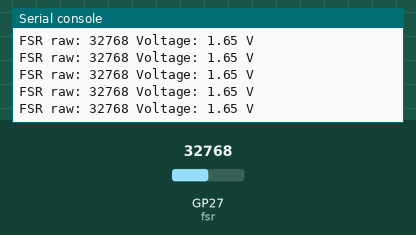
The program below on a simulated Raspberry Pi Pico running MicroPython. Parts: the last lines printed to the serial console. Inputs (shaded band) come from the test bench; at power-on: GP27 (fsr) = 32768 (analog values on the 0–65535 scale).

Above: at 1.2 s.
1.3 s: GP27 (fsr) set to 45874
At 1.56 s:
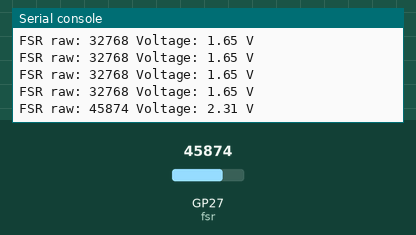
2.8 s: GP27 (fsr) set to 57670
At 2.96 s:
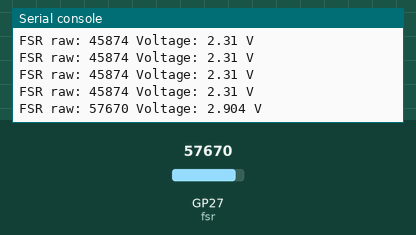
Timing chart, 0 to 5.8 s (numbered marks = the images above; inputs shaded):
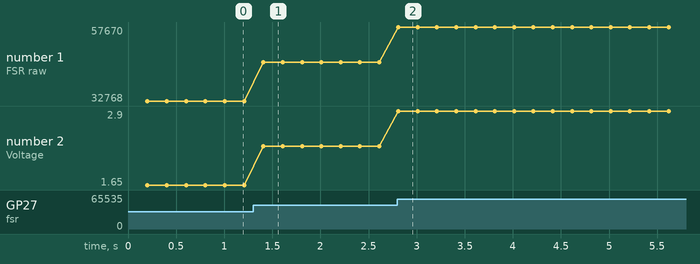

The program:

FSR_test.py
```python
from machine import Pin, ADC
from time import ticks_ms, ticks_diff

# GP28 = ADC2
fsr = ADC(Pin(27))

PRINT_INTERVAL_MS = 200
last_print_time = ticks_ms()

while True:
    now = ticks_ms()

    if ticks_diff(now, last_print_time) >= PRINT_INTERVAL_MS:
        last_print_time = now

        raw = fsr.read_u16()          # 0 - 65535
        voltage = raw * 3.3 / 65535   # ADC voltage

        print("FSR raw:", raw, "Voltage:", round(voltage, 3), "V")
```

Measured:
- after the input at 1.3 s, the serial console: prints a new line after 0.11 s (image 1)
- after the input at 2.8 s, the serial console: prints a new line at once (image 2)
- plotted number 1: 32768 → 45874 after the input at 1.3 s, 45874 → 57670 after the input at 2.8 s
- plotted number 2: 1.65 → 2.31 after the input at 1.3 s, 2.31 → 2.9 after the input at 2.8 s
